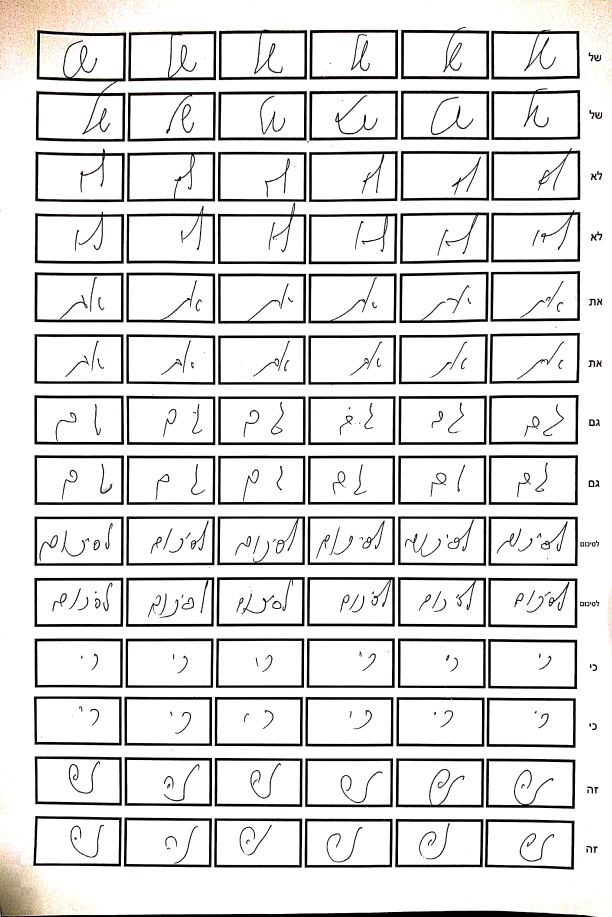
#> input picture src/dataset/1.jpg, 2448 x 3668 px (shown at 1/4 size)
$ python sumPixels.py ../dataset/1.jpg
#> lines starting #> are read from the running program, lines starting #| are printed output that depends on the picture; after the words box and inside, x2 and y2 are one past the last pixel; in counts of white or black regions, pixels touching at a corner belong together
### src/extract words/detectWords.py
import os
import cv2
from WordSegmentation import wordSegmentation, prepareImg


def foo(input_folder):
	"""reads images from data/ and outputs the word-segmentation to out/"""

	# read input images from 'in' directory
	imgFiles = os.listdir(input_folder)
	for (i,f) in enumerate(imgFiles):

		print('Segmenting words of sample %s'%f)

		# read image, prepare it by resizing it to fixed height and converting it to grayscale

		img = prepareImg(cv2.imread(input_folder+'/%s'%f), 50) # ?#

		# execute segmentation with given parameters
		# -kernelSize: size of filter kernel (odd integer)
		# -sigma: standard deviation of Gaussian function used for filter kernel
		# -theta: approximated width/height ratio of words, filter function is distorted by this factor
		# - minArea: ignore word candidates smaller than specified area
		res = wordSegmentation(img, kernelSize=25, sigma=11, theta=7, minArea=100)
		words_out_folder = "detected_words"

		path = "{}/{}".format(words_out_folder, input_folder[input_folder.find("/")+1:])
		print(path)
		if not os.path.exists(words_out_folder):    # create folder to contain the word's img
			os.mkdir(words_out_folder)

		if not os.path.exists(path): # make out directory
			os.mkdir(path)
		# write output to 'out/inputFileName' directory
		if not os.path.exists(path+'/%s'%f):
			os.mkdir(path+'/%s'%f)

		# iterate over all segmented words
		print('Segmented into %d words'%len(res))
		for (j, w) in enumerate(res):
			(wordBox, wordImg) = w
			(x, y, w, h) = wordBox
			cv2.imwrite(path+'/%s/%d.png'%(f, j), wordImg) # save word
			cv2.rectangle(img,(x,y),(x+w,y+h),0,1) # draw bounding box in summary image

		# output summary image with bounding boxes around words
		cv2.imwrite(path+'/%s/summary.png'%f, img)

### src/extract words/sumPixels.py
import cv2
import matplotlib.pyplot as plt
import numpy as np
from scipy.signal import argrelextrema
from scipy.signal import savgol_filter
from statistics import median
import sys
import os
import detectWords

"""
This algoritem is taken from https://github.com/moranzargari/Handwriting-detection-recognition
as a part of last year final project by Moran Zargari & Itay Hefetz
"""

def findMedian(points):
    differences = list()
    if len(points) <= 1:
        return 0
    for i in range(len(points)):
        if i > 0:
            differences.append(points[i] - points[i - 1])
    return median(differences)


def detect_Lines(original, thresh, out_folder):

    hight, width = thresh.shape[:2]
    # creates a vector that containing the sum of pixels per line
    img_row_sum = np.sum(thresh, axis=1)

    # smoothing the data by Savitzky–Golay filter
    w = savgol_filter(img_row_sum, 19, 1)

    # find maximum points
    c_w_max = argrelextrema(w, np.greater, order=5)

    # find the median of the differences between two adjacent maximum points
    median_prev = findMedian(c_w_max[0])

    # initialize stop conditions
    delta = 1  # threshold of change between iterations
    i = 2  # index of current iteration

    # in each iteration, do smooth until the difference between iterations < delta
    while 1:
        for x in range(i):
            if x == 0:
                w = savgol_filter(w, 11, 1)
            else:
                w = savgol_filter(w, 9, 1)
        c_w_max = argrelextrema(w, np.greater, order=5)
        median_next = findMedian(c_w_max[0])
        if abs(median_next-median_prev) <= delta:
            break
        median_prev = median_next
        i += 1

    # [7 lines of commented-out code are left out]
    max_points = c_w_max[0]
    lines_upper, lines_lower = list(), list()
    min = img_row_sum[0]
    # holds the bounderys of the lower and upper Y's values of the lines
    indexU, indexL = 0, 0
    i, j, k = 0, 0, 0  # indexs of minimum points
    while i < len(img_row_sum) and j < len(max_points):
        while i < max_points[j]:
            if img_row_sum[i] < min:
                min = img_row_sum[i]
                indexL = i
            i += 1
            if img_row_sum[k] <= min:
                min = img_row_sum[k]
                indexU = k
            k += 1
        lines_lower.append(indexL)
        lines_upper.append(indexU)
        min = img_row_sum[max_points[j]]
        j += 1


    # finding the last minimum point, so we could find the last lower line.
    last_max_point = max_points[len(max_points)-1]
    last_min_point = img_row_sum[last_max_point]
    index = 0
    for x in range(last_max_point, len(img_row_sum)):
        if img_row_sum[x] < last_min_point:
            index = x
            last_min_point = img_row_sum[x]
    lines_lower.append(index)


    # cut's each line
    lines = list()
    min_line_hight = 20
    count_lines_min_hight = 0
    for v in range(len(lines_upper)):
        if lines_upper[v] > lines_lower[v + 1]:
            continue
        roi = original[lines_upper[v]:lines_lower[v + 1], 0:width]
        if roi.shape[0] < min_line_hight:
            count_lines_min_hight += 1
        lines.append(roi)
        # cv2.imshow('malben', roi)
        cv2.imwrite(out_folder + "/" + str(v) + ".png", roi)
        # cv2.waitKey(0)
    if count_lines_min_hight > len(lines)*0.5:
        print(count_lines_min_hight, len(lines)*0.5)
        return lines, 1
    return lines, 0

def main():

    # reading the image (gray)
    img_name = str(sys.argv[1])
    out_main_folder = "detected_lines"
    if not os.path.exists(out_main_folder):    # create folder to contain the line's img
        os.mkdir(out_main_folder)
    inner_folder = img_name[img_name.find("/")+1:img_name.find(".")] # take only the name of the img
    out_path = "{}/{}".format(out_main_folder, inner_folder)
    if not os.path.exists(out_path):
        os.mkdir(out_path)
    # img_name = "collection/15.jpg"
    img = cv2.imread(img_name, 0)
#> img: shape (3668, 2448); min 0, max 255, mean 224.1
    original = cv2.imread(img_name)  # without gray color
#> original is the input picture: shape (3668, 2448, 3); mean B, G, R 223.5, 224, 224.6
    # binary
    ret, thresh = cv2.threshold(img, 127, 255, cv2.THRESH_BINARY_INV)
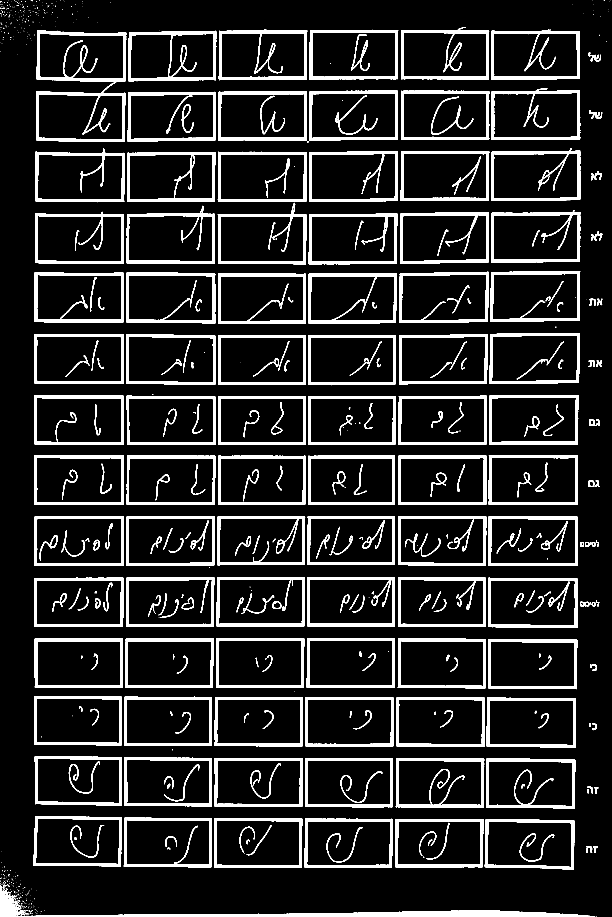
#> thresh: shape (3668, 2448) (shown at 1/4 size); 11.9% white; 804 white regions (503 under 20 px), largest, box (x1, y1, x2, y2) and area: (0, 3542, 2381, 3668) 37137, (144, 120, 505, 567) 27447, (1604, 109, 1957, 318) 13566
    # showing gray image
    # cv2.imshow('original', thresh)
    # cv2.waitKey(0)

    lines, size_flg = detect_Lines(original, thresh, out_path)
#> in detect_Lines, `img_row_sum = np.sum(thresh, axis=1)`: img_row_sum = 3668 values, max 607155 at index 3667, min 0 at index 17, mean 74350.4
#> in detect_Lines, `w = savgol_filter(img_row_sum, 19, 1)`: w = 3668 values, max 676619.7 at index 3667, min 0 at index 579, mean 74465.4
#> the loop in findMedian, `for i in range(len(points)):` made 68 passes
#> after the loop in findMedian, `for i in range(len(points)):`: differences = 67 values, max 127 at index 53, min 6 at index 7, mean 52.12
#> in detect_Lines, `median_prev = findMedian(c_w_max[0])`: median_prev = 50
#> the loop in detect_Lines, `while 1:` made 6 passes
#> (median_next, median_prev) on passes 1 to 5: (59.5, 59.5), (62, 62), (71, 71), (77, 77), (82.5, 82.5)
#> median_next on pass 6: 83
#> after the loop in detect_Lines, `while 1:`: i = 7; w = 3668 values, max 665813.3 at index 3667, min 1006.4 at index 68, mean 75162.1
#> in detect_Lines, `max_points = c_w_max[0]`: max_points = 40 values from 131 to 3461
#> in detect_Lines, `min = img_row_sum[0]`: min = 2040
#> the loop in detect_Lines, `while i < len(img_row_sum) and j < len(max_points):` made 40 passes
#> min on passes 1 to 12: 419730, 461295, 528615, 464355, 535245, 54825, 540600, 435795, 55845, 519435, 437835, 72675
#> after the loop in detect_Lines, `while i < len(img_row_sum) and j < len(max_points):`: i = 3461; indexL = 3449; j = 40; k = 3461; lines_lower = 40 values from 17 to 3449; lines_upper = 40 values from 105 to 3449
#> in detect_Lines, `last_max_point = max_points[len(max_points)-1]`: last_max_point = 3461
#> in detect_Lines, `last_min_point = img_row_sum[last_max_point]`: last_min_point = 483735
#> the loop in detect_Lines, `for x in range(last_max_point, len(img_row_sum)):` made 207 passes
#> last_min_point on passes 3 to 14: 463590, 448800, 439365, 427125, 407235, 373830, 233070, 66810, 42330, 33660, 26520, 22950
#> after the loop in detect_Lines, `for x in range(last_max_point, len(img_row_sum)):`: index = 3479; last_min_point = 0
#> the loop in detect_Lines, `for v in range(len(lines_upper)):` made 40 passes
#> pass 1, in detect_Lines, `roi = original[lines_upper[v]:lines_lower[v + 1], 0:width]`:
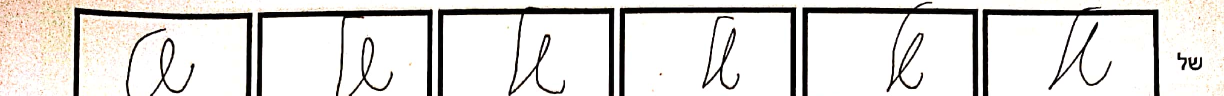
#> roi: shape (191, 2448, 3) (shown at 1/2 size); mean B, G, R 219.6, 222.1, 224.1
#> pass 3, in detect_Lines, `roi = original[lines_upper[v]:lines_lower[v + 1], 0:width]`:
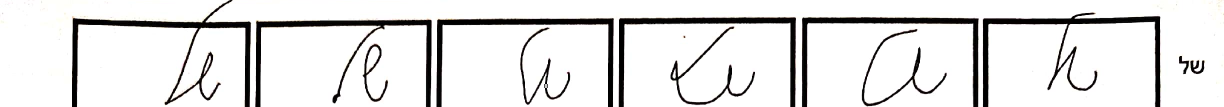
#> roi: shape (213, 2448, 3) (shown at 1/2 size); mean B, G, R 227.1, 227.3, 227.8
#> after the loop in detect_Lines, `for v in range(len(lines_upper)):`: count_lines_min_hight = 7; lines = 40 items
#> lines = 40 items; size_flg = 0

    if size_flg == 1:
        original = cv2.resize(original, (original.shape[1] * 2, original.shape[0] * 2))
        thresh = cv2.resize(thresh, (thresh.shape[1] * 2, thresh.shape[0] * 2))
        lines, size_flg = detect_Lines(original, thresh, out_path)

    for i,roi in enumerate(lines):
      # [6 lines of commented-out code are left out]
        detectWords.foo(out_path)


if __name__ == '__main__':
    main()


####################################################################
# draw upper and lower lines where the minimum points are
# upper-green, lower-blue
# for line in lines_lower:
#     original = cv2.line(original, (0, line), (width, line), (255, 0, 0), 1)
# for line in lines_upper:
#     original = cv2.line(original, (0, line), (width, line), (0, 255, 0), 1)
#
# print(lines_upper)
# print()
# print(lines_lower)

####################################################################
